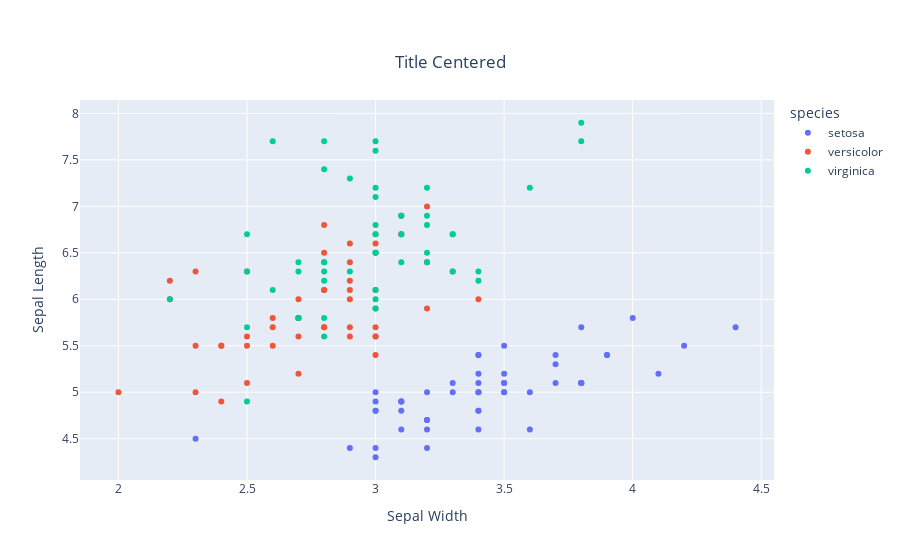

Notebook code for this chart:
### Markdown cell above
## A scatter plot using built in a built in data frame

### Code cell
import plotly.express as px

# Create a sample dataframe
df = px.data.iris()

# Create a scatter plot with title centered
fig = px.scatter(df, 
                 x="sepal_width", 
                 y="sepal_length", 
                 color="species", 
                 title="Title Centered",
                 labels={"sepal_width": "Sepal Width", "sepal_length": "Sepal Length"})

# Set x and y coordinates of title
fig.update_layout(
    title={
        'text': "Title Centered",
        'x': 0.5,
        'y': 0.9,
        'xanchor': 'center',
        'yanchor': 'top'
    }
)

# Show the figure
fig.show()

### Figure 1 — Plotly figure (JSON) as saved in the notebook; plotly's stock layout.template omitted (floating-point values rounded to 4 significant figures)
{"data": [{"hovertemplate": "species=setosa<br>Sepal Width=%{x}<br>Sepal Length=%{y}<extra></extra>", "legendgroup": "setosa", "marker": {"color": "#636efa", "symbol": "circle"}, "mode": "markers", "name": "setosa", "orientation": "v", "showlegend": true, "type": "scatter", "x": [3.5, 3, 3.2, 3.1, 3.6, 3.9, 3.4, 3.4, 2.9, 3.1, 3.7, 3.4, 3, 3, 4, 4.4, 3.9, 3.5, 3.8, 3.8, 3.4, 3.7, 3.6, 3.3, 3.4, 3, 3.4, 3.5, 3.4, 3.2, 3.1, 3.4, 4.1, 4.2, 3.1, 3.2, 3.5, 3.1, 3, 3.4, 3.5, 2.3, 3.2, 3.5, 3.8, 3, 3.8, 3.2, 3.7, 3.3], "xaxis": "x", "y": [5.1, 4.9, 4.7, 4.6, 5, 5.4, 4.6, 5, 4.4, 4.9, 5.4, 4.8, 4.8, 4.3, 5.8, 5.7, 5.4, 5.1, 5.7, 5.1, 5.4, 5.1, 4.6, 5.1, 4.8, 5, 5, 5.2, 5.2, 4.7, 4.8, 5.4, 5.2, 5.5, 4.9, 5, 5.5, 4.9, 4.4, 5.1, 5, 4.5, 4.4, 5, 5.1, 4.8, 5.1, 4.6, 5.3, 5], "yaxis": "y"}, {"hovertemplate": "species=versicolor<br>Sepal Width=%{x}<br>Sepal Length=%{y}<extra></extra>", "legendgroup": "versicolor", "marker": {"color": "#EF553B", "symbol": "circle"}, "mode": "markers", "name": "versicolor", "orientation": "v", "showlegend": true, "type": "scatter", "x": [3.2, 3.2, 3.1, 2.3, 2.8, 2.8, 3.3, 2.4, 2.9, 2.7, 2, 3, 2.2, 2.9, 2.9, 3.1, 3, 2.7, 2.2, 2.5, 3.2, 2.8, 2.5, 2.8, 2.9, 3, 2.8, 3, 2.9, 2.6, 2.4, 2.4, 2.7, 2.7, 3, 3.4, 3.1, 2.3, 3, 2.5, 2.6, 3, 2.6, 2.3, 2.7, 3, 2.9, 2.9, 2.5, 2.8], "xaxis": "x", "y": [7, 6.4, 6.9, 5.5, 6.5, 5.7, 6.3, 4.9, 6.6, 5.2, 5, 5.9, 6, 6.1, 5.6, 6.7, 5.6, 5.8, 6.2, 5.6, 5.9, 6.1, 6.3, 6.1, 6.4, 6.6, 6.8, 6.7, 6, 5.7, 5.5, 5.5, 5.8, 6, 5.4, 6, 6.7, 6.3, 5.6, 5.5, 5.5, 6.1, 5.8, 5, 5.6, 5.7, 5.7, 6.2, 5.1, 5.7], "yaxis": "y"}, {"hovertemplate": "species=virginica<br>Sepal Width=%{x}<br>Sepal Length=%{y}<extra></extra>", "legendgroup": "virginica", "marker": {"color": "#00cc96", "symbol": "circle"}, "mode": "markers", "name": "virginica", "orientation": "v", "showlegend": true, "type": "scatter", "x": [3.3, 2.7, 3, 2.9, 3, 3, 2.5, 2.9, 2.5, 3.6, 3.2, 2.7, 3, 2.5, 2.8, 3.2, 3, 3.8, 2.6, 2.2, 3.2, 2.8, 2.8, 2.7, 3.3, 3.2, 2.8, 3, 2.8, 3, 2.8, 3.8, 2.8, 2.8, 2.6, 3, 3.4, 3.1, 3, 3.1, 3.1, 3.1, 2.7, 3.2, 3.3, 3, 2.5, 3, 3.4, 3], "xaxis": "x", "y": [6.3, 5.8, 7.1, 6.3, 6.5, 7.6, 4.9, 7.3, 6.7, 7.2, 6.5, 6.4, 6.8, 5.7, 5.8, 6.4, 6.5, 7.7, 7.7, 6, 6.9, 5.6, 7.7, 6.3, 6.7, 7.2, 6.2, 6.1, 6.4, 7.2, 7.4, 7.9, 6.4, 6.3, 6.1, 7.7, 6.3, 6.4, 6, 6.9, 6.7, 6.9, 5.8, 6.8, 6.7, 6.7, 6.3, 6.5, 6.2, 5.9], "yaxis": "y"}], "layout": {"legend": {"title": {"text": "species"}, "tracegroupgap": 0}, "title": {"text": "Title Centered", "x": 0.5, "xanchor": "center", "y": 0.9, "yanchor": "top"}, "xaxis": {"anchor": "y", "domain": [0, 1], "title": {"text": "Sepal Width"}}, "yaxis": {"anchor": "x", "domain": [0, 1], "title": {"text": "Sepal Length"}}}}
